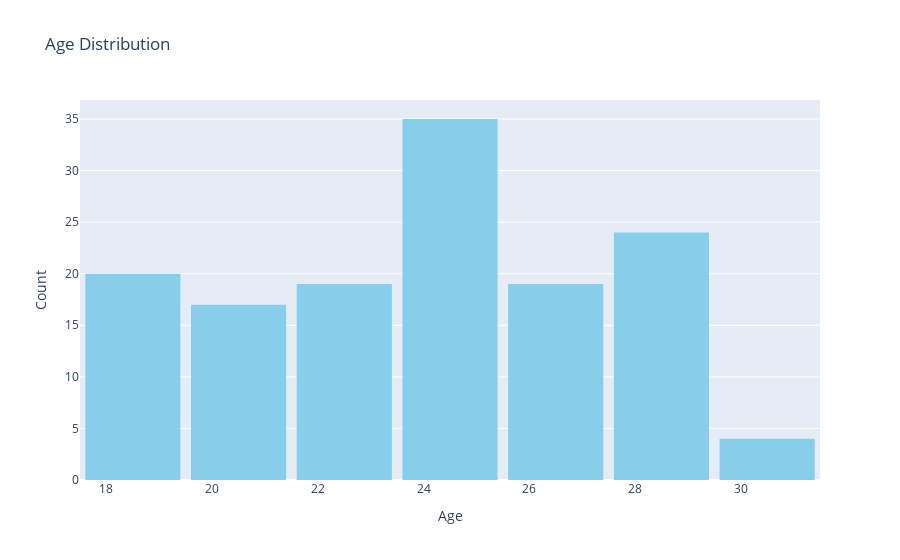

This figure's notebook cell:
### Markdown cell above
# Univariate Analysis

### Code cell
# Age distribution
fig = px.histogram(df, x='age', nbins=10, title='Age Distribution', color_discrete_sequence=['skyblue'])
fig.update_layout(xaxis_title='Age', yaxis_title='Count',bargap=0.1)
fig.show()

### Figure 1 — Plotly figure (JSON) as saved in the notebook; plotly's stock layout.template omitted (floating-point values rounded to 4 significant figures; data arrays with more than 128 entries replaced by an {"elided": "..."} marker saying what was removed)
{"data": [{"alignmentgroup": "True", "bingroup": "x", "hovertemplate": "age=%{x}<br>count=%{y}<extra></extra>", "legendgroup": "", "marker": {"color": "skyblue", "pattern": {"shape": ""}}, "name": "", "nbinsx": 10, "offsetgroup": "", "orientation": "v", "showlegend": false, "type": "histogram", "x": {"elided": "138 int values"}, "xaxis": "x", "yaxis": "y"}], "layout": {"bargap": 0.1, "barmode": "relative", "legend": {"tracegroupgap": 0}, "title": {"text": "Age Distribution"}, "xaxis": {"anchor": "y", "domain": [0, 1], "title": {"text": "Age"}}, "yaxis": {"anchor": "x", "domain": [0, 1], "title": {"text": "Count"}}}}
